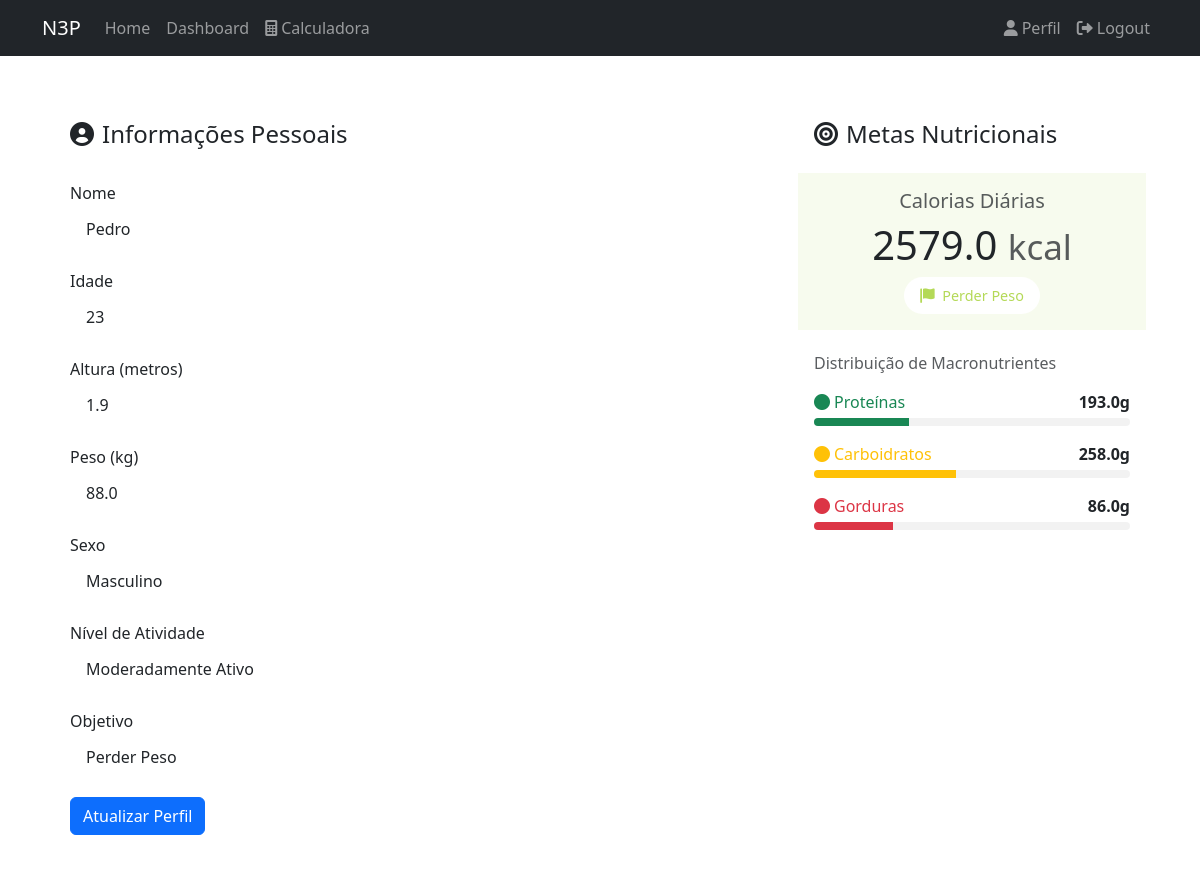
Before: /auth/profile (signed in) with the older database file.
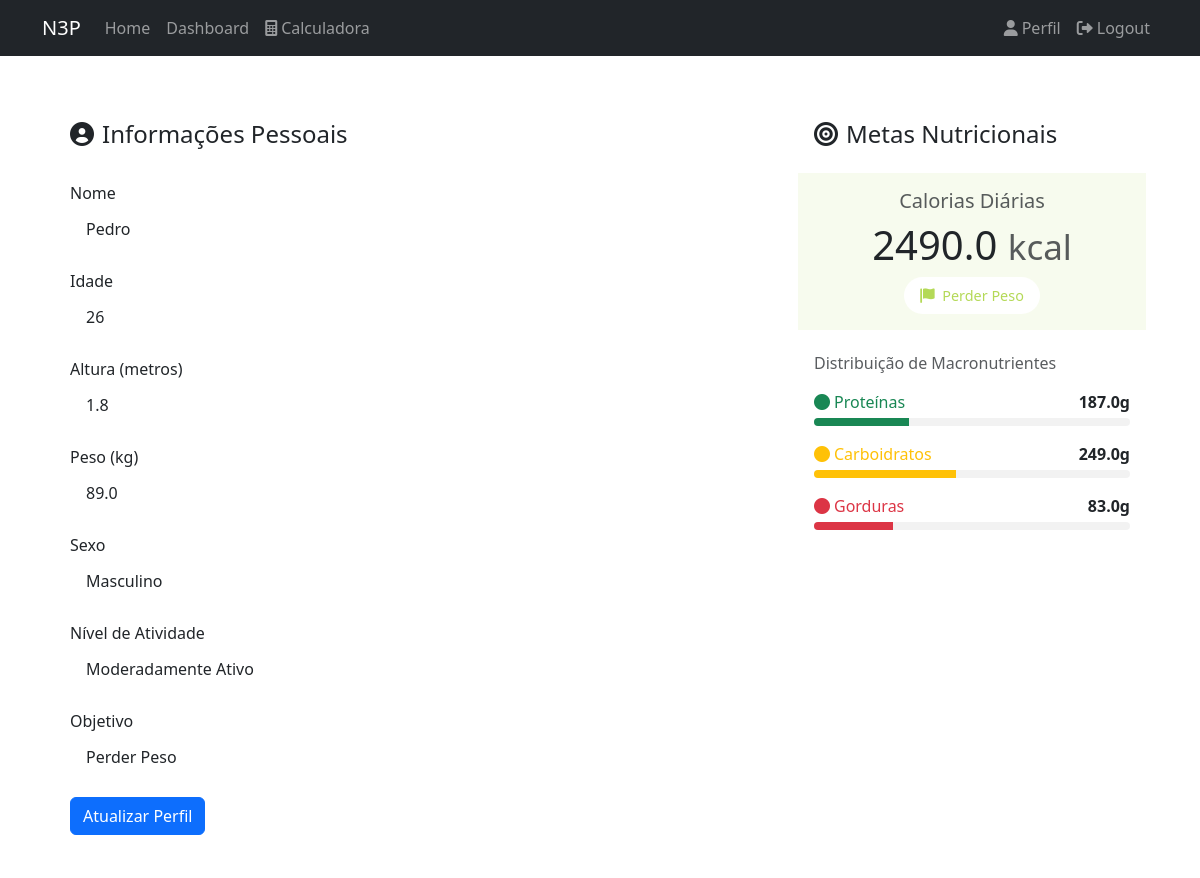
After: the same page with the newer database file.
### app/models/user.py (models this page shows, shortened)
class User(UserMixin, db.Model):
    __tablename__ = "users"
    id = db.Column(db.Integer, primary_key=True)
    username = db.Column(db.String(80), unique=True, nullable=False)
    email = db.Column(db.String(120), unique=True, nullable=False)
    password_hash = db.Column(db.String(128))
    created_at = db.Column(db.DateTime, default=datetime.utcnow)
    nome = db.Column(db.String(100), nullable=False)
    idade = db.Column(db.Integer, nullable=False)
    altura = db.Column(db.Float, nullable=False)  # altura em metros
    peso = db.Column(db.Float, nullable=False)  # peso em kg
    sexo = db.Column(
        db.String(1), nullable=False
    )  # 'M' para masculino, 'F' para feminino
    fator_atividade = db.Column(db.String(20), nullable=False)
    objetivo = db.Column(db.String(50), nullable=False)
    calories_goal = db.Column(db.Float, nullable=True)
    proteins_goal = db.Column(db.Float, nullable=True)
    carbs_goal = db.Column(db.Float, nullable=True)
    fats_goal = db.Column(db.Float, nullable=True)
    diets = db.relationship("Diet", lazy=True)
    def get_objetivo_display(self):
        objetivo_names = {
            "perder_peso": "Perder Peso",
            "manter_peso": "Manter Peso",
            "ganhar_peso": "Ganhar Peso",
            "ganhar_massa": "Ganhar Massa",
        }
        return objetivo_names.get(self.objetivo, self.objetivo)

### app/blueprints/auth/routes.py (the view, shortened to what this page needs)
@bp.route("/profile", methods=["GET", "POST"])
@login_required
def profile():
    form = EditProfileForm(obj=current_user)
    user_goals = type(
        "UserGoals",
        (),
        {
            "calories": current_user.calories_goal or 0,
            "proteins": current_user.proteins_goal or 0,
            "carbs": current_user.carbs_goal or 0,
            "fats": current_user.fats_goal or 0,
        },
    )
    return render_template(
        "auth/profile.html",
        title="Editar Perfil",
        form=form,
        user_goals=user_goals,
        user=current_user,
    )

### app/forms/auth.py
class EditProfileForm(FlaskForm):
    nome = StringField("Nome", validators=[DataRequired(), Length(max=100)])
    idade = IntegerField(
        "Idade", validators=[DataRequired(), NumberRange(min=15, max=100)]
    )
    altura = FloatField(
        "Altura (metros)", validators=[DataRequired(), NumberRange(min=1.0, max=2.5)]
    )
    peso = FloatField(
        "Peso (kg)", validators=[DataRequired(), NumberRange(min=30, max=300)]
    )
    sexo = SelectField(
        "Sexo", choices=list(GENDER_CHOICES.items()), validators=[DataRequired()]
    )
    fator_atividade = SelectField(
        "Nível de Atividade",
        choices=list(ACTIVITY_DISPLAY.items()),
        validators=[DataRequired()],
    )
    objetivo = SelectField(
        "Objetivo", choices=list(OBJECTIVE_DISPLAY.items()), validators=[DataRequired()]
    )

### app/__init__.py (called while the page is built)
def create_app(config_class=Config):
    app = Flask(__name__)
    app.config.from_object(config_class)
    db.init_app(app)
    migrate.init_app(app, db)
    login.init_app(app)
    from app.blueprints.auth import bp as auth_bp
    app.register_blueprint(auth_bp, url_prefix="/auth")
    from app.blueprints.main import bp as main_bp
    app.register_blueprint(main_bp)
    from app.blueprints.errors import bp as errors_bp
    app.register_blueprint(errors_bp)
    from app.blueprints.api import bp as api_bp
    app.register_blueprint(api_bp, url_prefix="/api")
    from app.models import User
    @login.user_loader
    def load_user(id):
        return User.query.get(int(id))
    return app

### app/templates/auth/profile.html (shortened to what this page needs)
{% extends "base.html" %} {% from "macros/forms.html" import render_form %}  {% block content %}
<div class="container py-4">
  <div class="row justify-content-center">
    <div class="col-md-8">
      <div class="card profile-card mb-4">
        <div class="card-header bg-white border-bottom-0 py-3">
          <h4 class="mb-0">
            <i class="fas fa-user-circle me-2"></i>Informações Pessoais
          </h4>
        </div>
        <div class="card-body">
          {{ render_form(form, url_for('auth.profile'), submit_text='Atualizar
          Perfil') }}
        </div>
      </div>
    </div>
    <div class="col-md-4">
      <div class="card goals-card">
        <div class="card-header bg-white border-bottom-0 py-3">
          <h4 class="mb-0">
            <i class="fas fa-bullseye me-2"></i>Metas Nutricionais
          </h4>
        </div>
        <div class="card-body">
          <div class="calories-goal mb-4">
            <h5 class="text-muted mb-2">Calorias Diárias</h5>
            <h2 class="display-6 mb-2">
              <span>{{ "%.1f"|format(user_goals.calories) }}</span>
              <small class="text-muted">kcal</small>
            </h2>
            <div class="goal-badge">
              <i class="fas fa-flag me-1"></i>
              {{ user.get_objetivo_display() }}
            </div>
          </div>
          <div class="macros-distribution">
            <h6 class="text-muted mb-3">Distribuição de Macronutrientes</h6>
            <div class="macro-bars mb-4">
              <div class="macro-bar mb-3">
                <div
                  class="d-flex justify-content-between align-items-center mb-1"
                >
                  <span class="text-success"
                    ><i class="fas fa-circle me-1"></i>Proteínas</span
                  >
                  <span class="fw-bold"
                    >{{ "%.1f"|format(user_goals.proteins) }}g</span
                  >
                </div>
                <div class="progress">
                  <div
                    class="progress-bar bg-success"
                    role="progressbar"
                    style="width: 30%"
                    aria-valuenow="30"
                    aria-valuemin="0"
                    aria-valuemax="100"
                  ></div>
                </div>
              </div>
              <div class="macro-bar mb-3">
                <div
                  class="d-flex justify-content-between align-items-center mb-1"
                >
                  <span class="text-warning"
                    ><i class="fas fa-circle me-1"></i>Carboidratos</span
                  >
                  <span class="fw-bold"
                    >{{ "%.1f"|format(user_goals.carbs) }}g</span
                  >
                </div>
                <div class="progress">
                  <div
                    class="progress-bar bg-warning"
                    role="progressbar"
                    style="width: 45%"
                    aria-valuenow="45"
                    aria-valuemin="0"
                    aria-valuemax="100"
                  ></div>
                </div>
              </div>
              <div class="macro-bar">
                <div
                  class="d-flex justify-content-between align-items-center mb-1"
                >
                  <span class="text-danger"
                    ><i class="fas fa-circle me-1"></i>Gorduras</span
                  >
                  <span class="fw-bold"
                    >{{ "%.1f"|format(user_goals.fats) }}g</span
                  >
                </div>
                <div class="progress">
                  <div
                    class="progress-bar bg-danger"
                    role="progressbar"
                    style="width: 25%"
                    aria-valuenow="25"
                    aria-valuemin="0"
                    aria-valuemax="100"
                  ></div>
                </div>
              </div>
            </div>
          </div>
        </div>
      </div>
    </div>
  </div>
</div>
{% endblock %} {% block extra_css %}
<link
  rel="stylesheet"
  href="{{ url_for('static', filename='css/auth.css') }}"
/>
{% endblock %}

### app/templates/base.html (shortened to what this page needs)
<!DOCTYPE html>
<html lang="pt-BR">
  <head>
    <link
      href="https://cdn.jsdelivr.net/npm/bootstrap@5.3.0/dist/css/bootstrap.min.css"
      rel="stylesheet"
    />
    <link
      rel="stylesheet"
      href="https://cdnjs.cloudflare.com/ajax/libs/font-awesome/6.0.0/css/all.min.css"
    />
    {% block extra_css %}{% endblock %}
  </head>
  <body>
    <nav class="navbar navbar-expand-lg navbar-dark bg-dark">
      <div class="container">
        <a class="navbar-brand" href="{{ url_for('main.index') }}">N3P</a>
        <div class="collapse navbar-collapse" id="navbarNav">
          <ul class="navbar-nav me-auto">
            <li class="nav-item">
              <a class="nav-link" href="{{ url_for('main.index') }}">Home</a>
            </li>
            {% if current_user.is_authenticated %}
            <li class="nav-item">
              <a class="nav-link" href="{{ url_for('main.dashboard') }}"
                >Dashboard</a
              >
            </li>
            <li class="nav-item">
              <a class="nav-link" href="{{ url_for('main.calculator') }}"
                ><i class="fas fa-calculator me-1"></i>Calculadora</a
              >
            </li>
            {% endif %}
          </ul>
          <ul class="navbar-nav">
            {% if current_user.is_authenticated %}
            <li class="nav-item">
              <a class="nav-link" href="{{ url_for('auth.profile') }}">
                <i class="fas fa-user me-1"></i>Perfil
              </a>
            </li>
            <li class="nav-item">
              <a class="nav-link" href="{{ url_for('auth.logout') }}">
                <i class="fas fa-sign-out-alt me-1"></i>Logout
              </a>
            </li>
            {% else %}
            <li class="nav-item">
              <a class="nav-link" href="{{ url_for('auth.login') }}">
                <i class="fas fa-sign-in-alt me-1"></i>Login
              </a>
            </li>
            {% endif %}
          </ul>
        </div>
      </div>
    </nav>
    <div class="container mt-4">{% block content %}{% endblock %}</div>
  </body>
</html>

### app/templates/macros/forms.html (shortened to what this page needs)
{% macro render_field(field, label_class='', input_class='form-control') %}
<div class="mb-3">
  {{ field.label(class_=label_class) }} {% if field.type == 'BooleanField' %} {{
  field(class_='form-check-input ' + input_class) }} {% else %} {{
  field(class_=input_class) }} {% endif %}
</div>
{% endmacro %} {% macro render_form(form, action_url='', method='post',
extra_classes='', submit_text='Enviar') %}
<form
  action="{{ action_url }}"
  method="{{ method }}"
  class="{{ extra_classes }}"
  enctype="multipart/form-data"
>
  {{ form.csrf_token }} {% for field in form if field.type != 'CSRFTokenField'
  %} {{ render_field(field) }} {% endfor %}
  <button type="submit" class="btn btn-primary">{{ submit_text }}</button>
</form>
{% endmacro %}

### app/static/css/auth.css (style rules this page uses)
.form-control { border: 1px solid var(--border-color); border-radius: var(--border-radius); padding: 0.75rem 1rem; transition: all 0.3s ease; }
.profile-card, .goals-card { border: none; border-radius: var(--border-radius); box-shadow: var(--shadow-sm); transition: all 0.3s ease; animation: fadeIn 0.5s ease-out; }
.calories-goal { text-align: center; padding: 1rem; background: rgba(180, 217, 87, 0.1); border-radius: var(--border-radius); margin: -0.5rem -1rem 1.5rem; }
.goal-badge { display: inline-block; padding: 0.5rem 1rem; background: white; border-radius: 2rem; font-size: 0.9rem; color: #b4d957; box-shadow: var(--shadow-sm); }
.macro-bars { animation: slideUp 0.5s ease-out 0.2s backwards; }
.macro-bar { opacity: 0; animation: fadeIn 0.5s ease-out forwards; }
.macro-bar:nth-child(1) { animation-delay: 0.3s; }
.macro-bar:nth-child(2) { animation-delay: 0.4s; }
.macro-bar:nth-child(3) { animation-delay: 0.5s; }
.progress { background-color: rgba(0, 0, 0, 0.05); border-radius: 1rem; overflow: hidden; height: 8px; }
.progress-bar { transition: width 1s ease-out; }

Changed rows visible on the page:
changed User "Perder Peso": idade "23" → "26"; altura "1.9" → "1.8"; peso "88.0" → "89.0"; calories "2579.0" → "2490.0"; proteins "193.0" → "187.0"; carbs "258.0" → "249.0"; fats "86.0" → "83.0"
